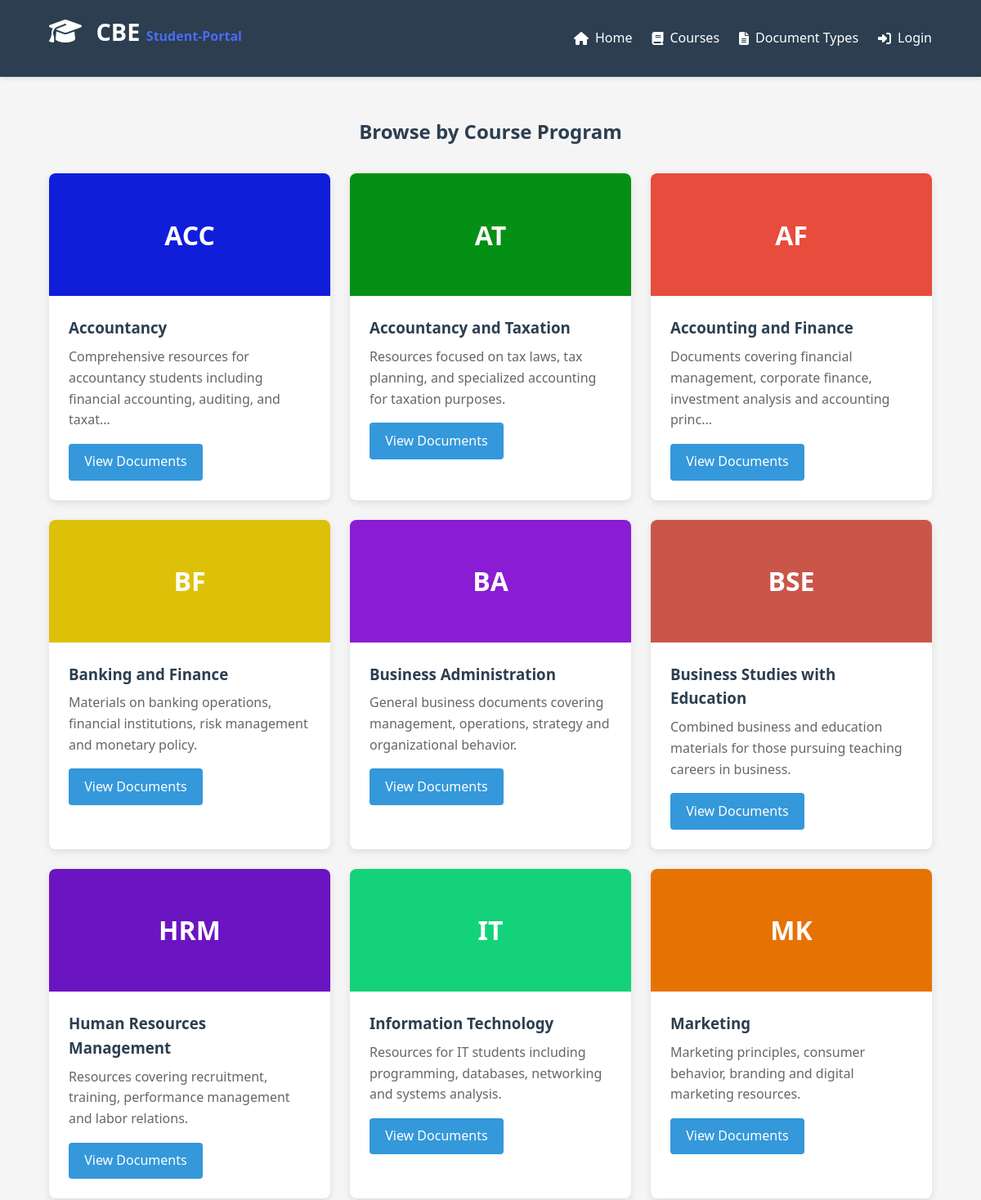
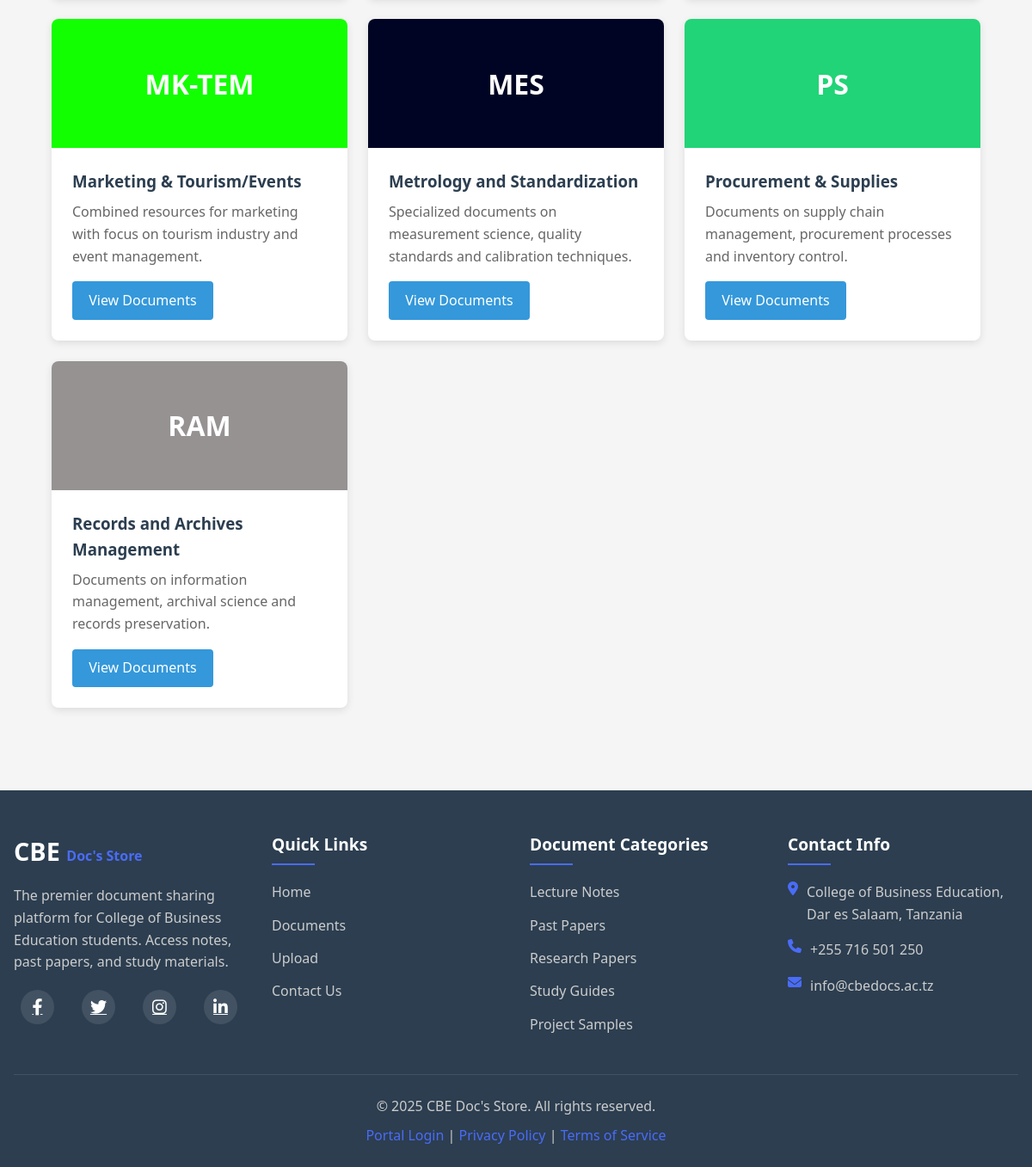
/courses.php, run on the app's committed database (2 pictures, top to bottom).
### tables this page shows
CREATE TABLE `courses` (
  `course_id` int(11) NOT NULL,
  `course_code` varchar(10) NOT NULL,
  `course_name` varchar(100) NOT NULL,
  `description` text NOT NULL,
  `color_code` varchar(7) NOT NULL DEFAULT '#e74c3c',
  `created_at` datetime NOT NULL DEFAULT current_timestamp(),
  `updated_at` datetime NOT NULL DEFAULT current_timestamp() ON UPDATE current_timestamp()
);

### courses.php (the view, shortened to what this page needs)
<?php
include("temperate/header.php");
include("connection.php");
$courses = [];
$sql = "SELECT * FROM courses ORDER BY course_name";
$result = $conn->query($sql);
if ($result && $result->num_rows > 0) {
    $courses = $result->fetch_all(MYSQLI_ASSOC);
}
?>
<section class="main-content" id="courses">
    <div class="container">
        <h2 class="section-title">Browse by Course Program</h2>
        <div class="courses">
            <?php if (!empty($courses)): ?>
                <?php foreach ($courses as $course): ?>
                <div class="course-card">
                    <div class="course-img" style="background-color: <?php echo $course['color_code'] ?: '#4f46e5'; ?>">
                        <?php echo $course['course_code']; ?>
                    </div>
                    <div class="course-info">
                        <h3><?php echo htmlspecialchars($course['course_name']); ?></h3>
                        <p><?php echo substr(htmlspecialchars($course['description']), 0, 100); ?><?php echo strlen($course['description']) > 100 ? '...' : ''; ?></p>
                        <a href="course_documents.php?course_id=<?php echo $course['course_id']; ?>" class="btn">View Documents</a>
                    </div>
                </div>
                <?php endforeach; ?>
            <?php else: ?>
                <p>No courses available.</p>
            <?php endif; ?>
        </div>
    </div>
</section>
    <?php
include("temperate/footer.php")
?>

### temperate/header.php (shortened to what this page needs)
<!DOCTYPE html>
<html lang="en">
<head>
    <link rel="stylesheet" href="https://cdnjs.cloudflare.com/ajax/libs/font-awesome/6.0.0-beta3/css/all.min.css">
</head>
<body>
    <header>
        <div class="container">
            <div class="header-content">
                <div class="logo">
                    <i class="fas fa-graduation-cap"></i>
                    CBE <span>Student-Portal</span>
                </div>
                <nav>
                    <ul id="navMenu">
                        <li><a href="index.php"><i class="fas fa-home"></i> Home</a></li>
                        <li><a href="courses.php"><i class="fas fa-book"></i> Courses</a></li>
                        <li><a href="documents.php"><i class="fas fa-file-alt"></i> Document Types</a></li>
                        <?php if (isset($_SESSION['user_id'])): ?>
                            <li><a href="charts.php"><i class="fas fa-chart-bar"></i> Charts</a></li>
                            <li><a href="stationary/index.php"><i class="fas fa-pencil-alt"></i> Stationary</a></li>
                            <li class="dropdown" id="userDropdown">
                                <div class="user-profile" id="dropdownToggle">
                                    <?php
                                    $profile_pic = "https://cdn.pixabay.com/photo/2015/10/05/22/37/blank-profile-picture-973460_1280.png";
                                    if (isset($_SESSION['profile_picture']) && !empty($_SESSION['profile_picture'])) {
                                        $profile_pic = $_SESSION['profile_picture'];
                                    }
                                    ?>
                                    <img src="<?php echo $profile_pic; ?>" alt="Profile Picture" class="profile-picture">
                                    <div class="user-info">
                                        <span class="user-name"><?php echo htmlspecialchars($_SESSION['user_fullname']); ?></span>
                                        <span class="user-role">Student</span>
                                    </div>
                                    <i class="fas fa-chevron-down" style="margin-left: 5px; font-size: 0.8rem;"></i>
                                </div>
                                <div class="dropdown-content">
                                    <a href="settings.php"><i class="fas fa-cog"></i> Settings</a>
                                    <a href="logout.php"><i class="fas fa-sign-out-alt"></i> Logout</a>
                                </div>
                            </li>
                        <?php else: ?>
                            <li><a href="login.php"><i class="fas fa-sign-in-alt"></i> Login</a></li>
                        <?php endif; ?>
                    </ul>
                </nav>
            </div>
        </div>
    </header>

### temperate/footer.php (shortened to what this page needs)
<!DOCTYPE html>
<html lang="en">
<head>
    <link rel="stylesheet" href="https://cdnjs.cloudflare.com/ajax/libs/font-awesome/6.4.0/css/all.min.css">
</head>
<body>
    <footer>
        <div class="footer-container">
            <div class="footer-content">
                <div class="footer-col">
                    <div class="logo">CBE <span>Doc's Store</span></div>
                    <p>The premier document sharing platform for College of Business Education students. Access notes, past papers, and study materials.</p>
                    <div class="social-links">
                        <a href="#"><i class="fab fa-facebook-f"></i></a>
                        <a href="#"><i class="fab fa-twitter"></i></a>
                        <a href="https://www.instagram.com/m_boy50/#"><i class="fab fa-instagram"></i></a>
                        <a href="#"><i class="fab fa-linkedin-in"></i></a>
                    </div>
                </div>
                <div class="footer-col">
                    <h4>Quick Links</h4>
                    <ul class="footer-links">
                        <li><a href="index.php">Home</a></li>
                        <li><a href="documents.php">Documents</a></li>
                        <li><a href="#">Upload</a></li>
                        <li><a href="#">Contact Us</a></li>
                    </ul>
                </div>
                <div class="footer-col">
                    <h4>Document Categories</h4>
                    <ul class="footer-links">
                        <li><a href="#">Lecture Notes</a></li>
                        <li><a href="#">Past Papers</a></li>
                        <li><a href="#">Research Papers</a></li>
                        <li><a href="#">Study Guides</a></li>
                        <li><a href="#">Project Samples</a></li>
                    </ul>
                </div>
                <div class="footer-col">
                    <h4>Contact Info</h4>
                    <ul class="contact-info">
                        <li><i class="fas fa-map-marker-alt"></i> College of Business Education, Dar es Salaam, Tanzania</li>
                        <li><i class="fas fa-phone"></i> +255 716 501 250</li>
                        <li><i class="fas fa-envelope"></i> info@cbedocs.ac.tz</li>
                    </ul>
                </div>
            </div>
            <div class="footer-bottom">
                <p>&copy; 2025 CBE Doc's Store. All rights reserved.</p>
                <p><a href="admin_login.php">Portal Login</a> | <a href="#">Privacy Policy</a> | <a href="#">Terms of Service</a></p>
            </div>
        </div>
    </footer>
</body>
</html>

### temperate/header.php (style rules this page uses)
:root { --primary-color: #2c3e50; --secondary-color: #3498db; --accent-color: #e74c3c; --light-color: #ecf0f1; --dark-color: #2c3e50; }
* { margin: 0; padding: 0; box-sizing: border-box; font-family: 'Segoe UI', Tahoma, Geneva, Verdana, sans-serif; }
body { background-color: #f5f5f5; color: #333; line-height: 1.6; }
header { background-color: var(--primary-color); color: white; padding: 1rem 0; box-shadow: 0 2px 5px rgba(0,0,0,0.1); position: sticky; top: 0; z-index: 1100; }
.container { width: 90%; max-width: 1200px; margin: 0 auto; }
.header-content { display: flex; justify-content: space-between; align-items: center; }
.logo { font-size: 1.0rem; font-weight: bold; }
.logo span { color: var(--secondary-color); font-size: 1.0rem; }
nav ul { display: flex; list-style: none; align-items: center; }
nav ul li { margin-left: 1.5rem; }
nav ul li a { color: white; text-decoration: none; font-weight: 500; transition: color 0.3s; display: flex; align-items: center; }
nav ul li a i { margin-right: 8px; }
.main-content { padding: 3rem 0; }
.section-title { text-align: center; margin-bottom: 2rem; color: var(--dark-color); }
.courses { display: grid; grid-template-columns: repeat(auto-fill, minmax(300px, 1fr)); gap: 1.5rem; margin-bottom: 3rem; }
.course-card { background-color: white; border-radius: 8px; overflow: hidden; box-shadow: 0 3px 10px rgba(0,0,0,0.1); transition: transform 0.3s, box-shadow 0.3s; }
.course-img { height: 150px; background-color: var(--secondary-color); display: flex; align-items: center; justify-content: center; color: white; font-size: 2rem; font-weight: bold; }
.course-info { padding: 1.5rem; }
.course-info h3 { margin-bottom: 0.5rem; color: var(--primary-color); }
.course-info p { color: #666; margin-bottom: 1rem; }
.btn { display: inline-block; background-color: var(--secondary-color); color: white; padding: 0.6rem 1.2rem; border-radius: 4px; text-decoration: none; font-weight: 500; transition: background-color 0.3s; }
.social-links { margin: 1rem 0; }
.social-links a { color: white; margin: 0 0.5rem; font-size: 1.2rem; transition: color 0.3s; }
.logo i { margin-right: 10px; font-size: 2rem; }

### temperate/footer.php (style rules this page uses)
:root { --dark-color: #2c3e50; --accent-color: #4a6cf7; --light-color: #f8f9fa; --text-color: #555; --border-color: #e3e3e3; }
* { margin: 0; padding: 0; box-sizing: border-box; font-family: 'Segoe UI', Tahoma, Geneva, Verdana, sans-serif; }
body { min-height: 100vh; display: flex; flex-direction: column; }
footer { background-color: var(--dark-color); color: white; padding: 3rem 0 1rem; margin-top: auto; }
.footer-container { max-width: 1200px; margin: 0 auto; padding: 0 1rem; }
.footer-content { display: grid; grid-template-columns: repeat(auto-fit, minmax(250px, 1fr)); gap: 2rem; margin-bottom: 2rem; }
.footer-col h4 { font-size: 1.2rem; margin-bottom: 1.2rem; position: relative; padding-bottom: 0.5rem; }
.footer-col h4:after { content: ''; position: absolute; left: 0; bottom: 0; width: 50px; height: 2px; background: var(--accent-color); }
.footer-col p { line-height: 1.6; margin-bottom: 1rem; color: #ccc; }
.footer-links { list-style: none; }
.footer-links li { margin-bottom: 0.8rem; }
.footer-links a { color: #ccc; text-decoration: none; transition: all 0.3s ease; }
.logo { font-size: 1.8rem; font-weight: 700; margin-bottom: 1rem; }
.logo span { color: var(--accent-color); }
.social-links { display: flex; gap: 1rem; margin-top: 1.2rem; }
.social-links a { display: inline-flex; align-items: center; justify-content: center; width: 40px; height: 40px; background: rgba(255, 255, 255, 0.1); border-radius: 50%; color: white; transition: all 0.3s ease; }
.contact-info { list-style: none; }
.contact-info li { display: flex; align-items: flex-start; margin-bottom: 1rem; color: #ccc; }
.contact-info i { margin-right: 10px; color: var(--accent-color); }
.footer-bottom { border-top: 1px solid rgba(255, 255, 255, 0.1); padding-top: 1.5rem; text-align: center; }
.footer-bottom p { color: #ccc; margin-bottom: 0.5rem; }
.footer-bottom a { color: var(--accent-color); text-decoration: none; }

### data on the page
courses: course_code "ACC", course_name "Accountancy", description "Comprehensive resources for accountancy students including financial accounting, auditing, and taxat"
courses: course_code "AT", course_name "Accountancy and Taxation", description "Resources focused on tax laws, tax planning, and specialized accounting for taxation purposes."
courses: course_code "AF", course_name "Accounting and Finance", description "Documents covering financial management, corporate finance, investment analysis and accounting princ"
courses: course_code "BF", course_name "Banking and Finance", description "Materials on banking operations, financial institutions, risk management and monetary policy."
courses: course_code "BA", course_name "Business Administration", description "General business documents covering management, operations, strategy and organizational behavior."
courses: course_code "BSE", course_name "Business Studies with Education", description "Combined business and education materials for those pursuing teaching careers in business."
courses: course_code "HRM", course_name "Human Resources Management", description "Resources covering recruitment, training, performance management and labor relations."
courses: course_code "IT", course_name "Information Technology", description "Resources for IT students including programming, databases, networking and systems analysis."
courses: course_code "MK", course_name "Marketing", description "Marketing principles, consumer behavior, branding and digital marketing resources."
courses: course_code "MK-TEM", course_name "Marketing & Tourism/Events", description "Combined resources for marketing with focus on tourism industry and event management."
courses: course_code "MES", course_name "Metrology and Standardization", description "Specialized documents on measurement science, quality standards and calibration techniques."
courses: course_code "PS", course_name "Procurement & Supplies", description "Documents on supply chain management, procurement processes and inventory control."
courses: course_code "RAM", course_name "Records and Archives Management", description "Documents on information management, archival science and records preservation."
